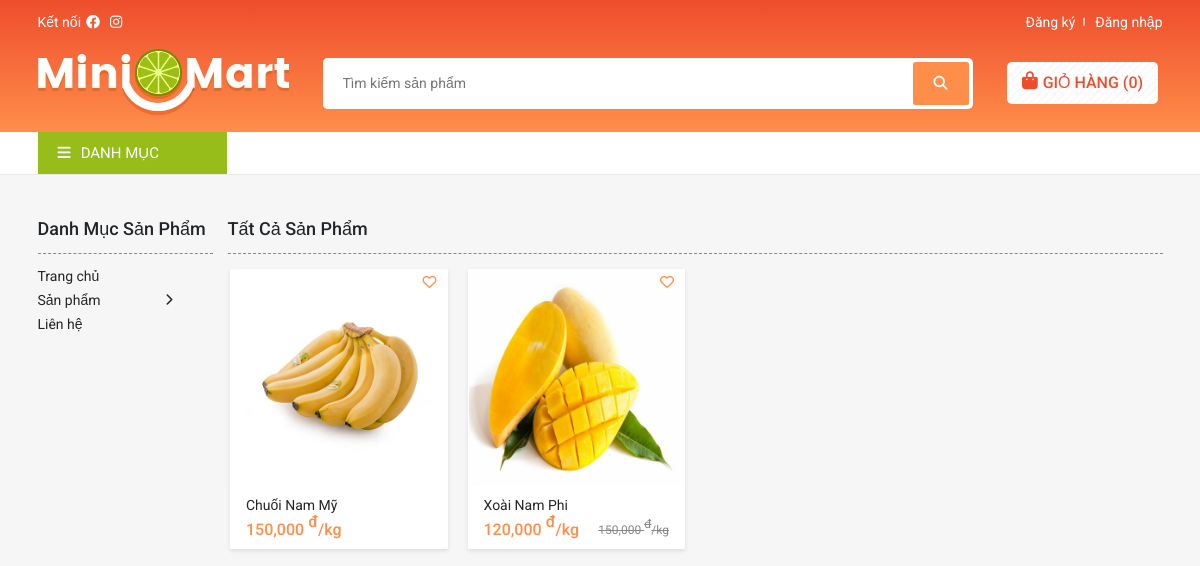
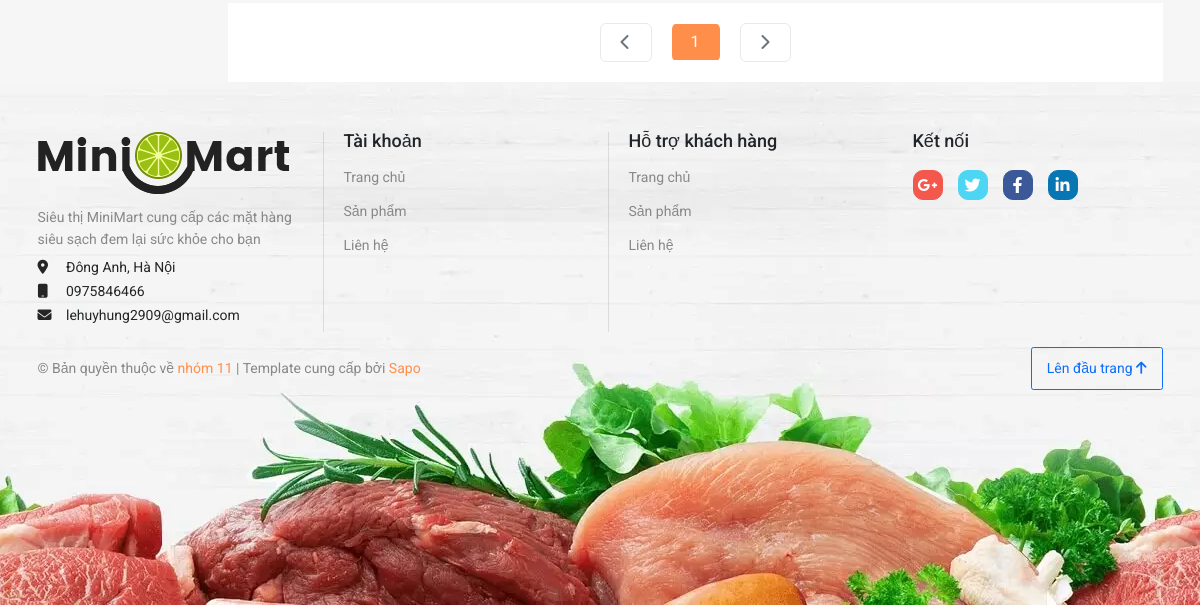
The page /products.php on the database as committed earlier (2 pictures, top to bottom).
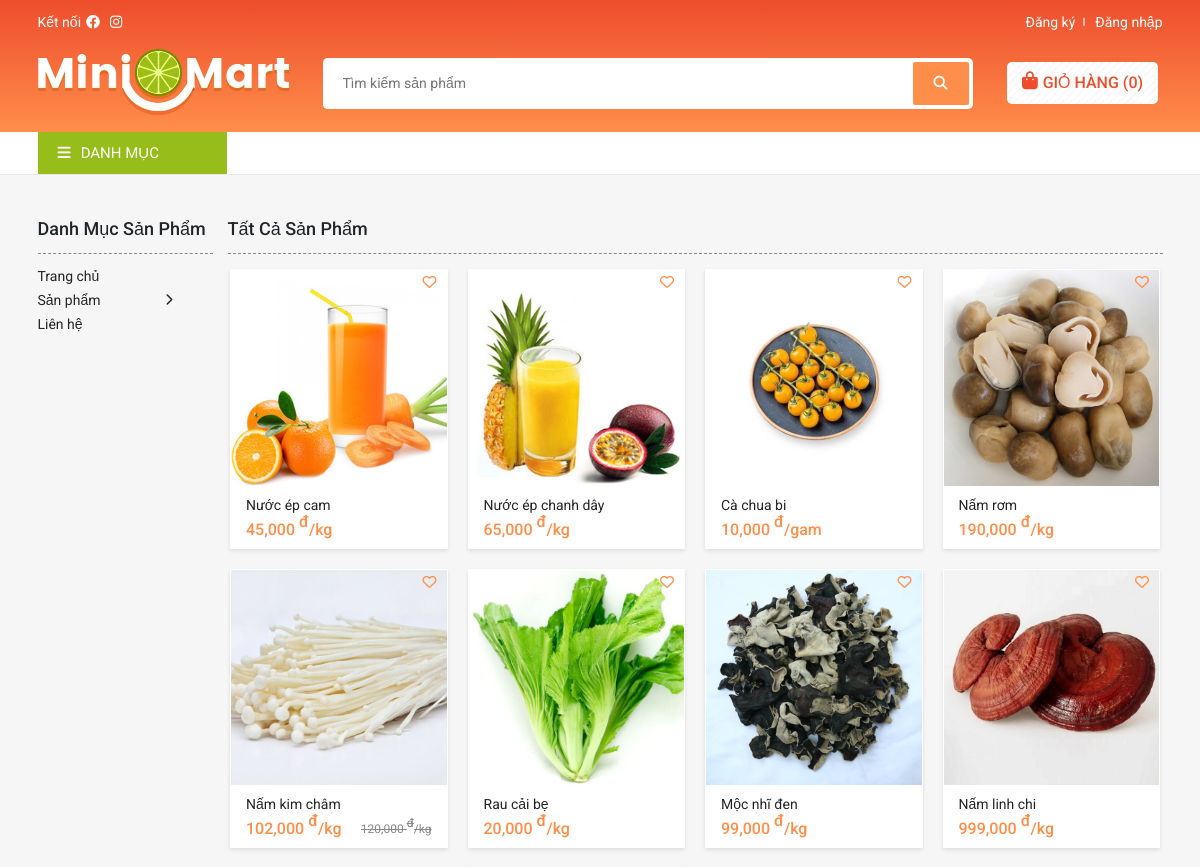
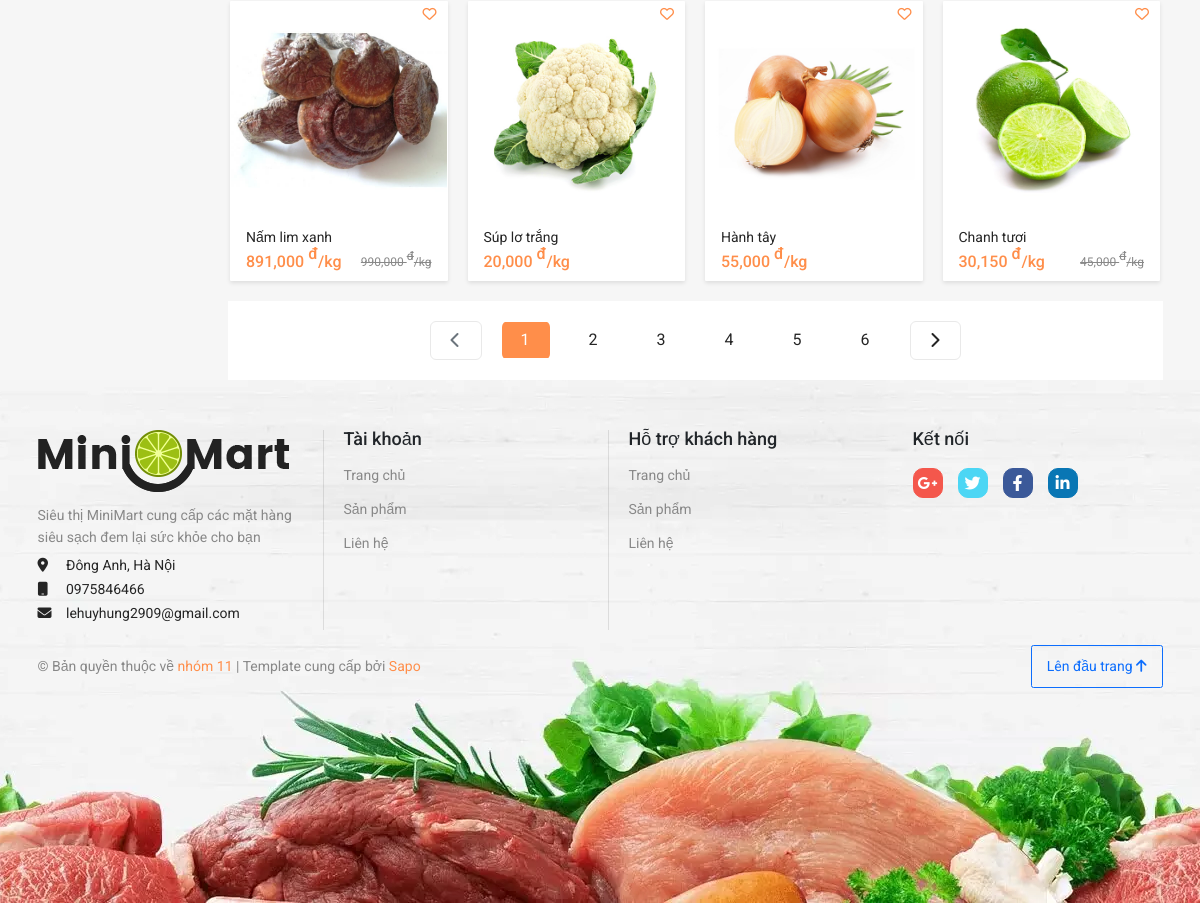
The same page on the database as committed later (2 pictures, top to bottom).
### tables this page shows
CREATE TABLE `product` (
  `id` int(11) NOT NULL,
  `cate_id` int(11) NOT NULL,
  `title` varchar(100) NOT NULL,
  `price` int(11) NOT NULL,
  `unit` varchar(20) NOT NULL,
  `country` varchar(50) NOT NULL,
  `discount` int(11) NOT NULL,
  `quantity` int(11) NOT NULL,
  `description` longtext NOT NULL,
  `created_At` datetime NOT NULL,
  `updated_At` datetime NOT NULL,
  `deleted` int(11) NOT NULL DEFAULT 0
);

CREATE TABLE `galery` (
  `id` int(11) NOT NULL,
  `product_id` int(11) NOT NULL,
  `thumbnail` varchar(500) NOT NULL,
  `created_At` datetime NOT NULL
);

### database/dbhelper.php (called while the page is built, shortened)
<?php
function executeResult($sql, $isSingle = false)
{
    $data = null;
    $cont = mysqli_connect(HOST, USERNAME, PASSWORD, DATABASE);
    mysqli_set_charset($cont, "utf8");
    $result = mysqli_query($cont, $sql);
    if ($isSingle) {
        $data = mysqli_fetch_array($result, 1);
    } else {
        $data = [];
        while (($row = mysqli_fetch_array($result, 1)) != null) {
            $data[] = $row;
        }
    }
    return $data;
}

### products.php (the view, shortened to what this page needs)
<?php
$user = array();
require_once './database/dbhelper.php';
require_once './ultils/ultility.php';
$limit = 12;
$page = 0;
$cateName = "";
if (!empty($_GET)) {
    $page = getGet('page');
    if (empty($page)) {
        $page = 1;
    }
    $cateName = urldecode(getGet('cate'));
} else {
    $page = 1;
}
$page_first_result = ($page - 1) * $limit;
$quantity = count(executeResult("SELECT * FROM product"));
$number_page = ceil($quantity / $limit);
if (empty($cateName)) {
    $sql = "SELECT product.id, title, unit, price, discount, quantity, name FROM product INNER JOIN category ON product.cate_id = category.id WHERE deleted = 0 LIMIT " . $page_first_result . "," . $limit;
} else {
    $sql = "SELECT product.id, title, country, unit, price, discount, quantity, name FROM product INNER JOIN category ON product.cate_id = category.id WHERE deleted = 0 AND name = '$cateName' LIMIT " . $page_first_result . "," . $limit;
}
$products = executeResult($sql);
$img = "SELECT * FROM galery";
$list = executeResult($img);
?>
<!DOCTYPE html>
<html lang="en">
<head>
    <link href="https://cdn.jsdelivr.net/npm/bootstrap@5.1.3/dist/css/bootstrap.min.css" rel="stylesheet"
 />
    <link rel="stylesheet" href="https://cdnjs.cloudflare.com/ajax/libs/font-awesome/6.1.1/css/all.min.css"
 />
    <link rel="stylesheet" href="./dist/css/style.css" />
</head>
<?php
include "./header.php";
include "./navbar.php";
?>
<div class="product-list--wrap container">
    <div class="row">
        <div class="col-md-2">
            <h3 class="product-list__title">Danh mục sản phẩm</h3>
            <div class="sub-menu">
                <ul class="sub-menu__list">
                    <li class="sub-menu__item"><a class="sub-menu__link" href="./index.php">Trang chủ</a></li>
                    <li class="sub-menu__item"><a aria-current="page" class="sub-menu__link sub-menu__link--not">Sản
                            phẩm <i class="fas fa-chevron-right sub-menu__icon"></i></a>
                    </li>
                    <li class="sub-menu__item"><a class="sub-menu__link" href="./feedback.php">Liên hệ</a></li>
                </ul>
            </div>
        </div>
        <div class="col">
            <h3 class="product-list__title"><?=empty($cateName) ? "Tất cả sản phẩm" : $cateName?></h3>
            <div class="product-list row">
                <?php
foreach ($products as $row) {
    $newPrice = (int) $row['price'] - (int) $row['price'] * (int) $row['discount'] / 100;
    $thumbnail = "";
    foreach ($list as $img) {
        if ($img['product_id'] == $row['id']) {
            $thumbnail = $img['thumbnail'];
            break;
        }
    }
    if ($row['discount'] != 0) {
        echo '<form class="product-card--wrap col-md-3" method="POST">
        <div class="product-card">
            <a class="product-card__link" href="./productDetail.php?id=' . $row['id'] . '">
                <div class="product-card__img">
                    <img src="./assets/thumbnail/' . $thumbnail . '"
                        alt="anh">
                </div>
                <div class="product-card__info">
                    <div class="product-card__name" style="-webkit-line-clamp: 1; display: -webkit-box;">' . $row['title'] . '</div>
                    <div class="product-card__price--wrap">
                        <p class="product__price">' . number_format($newPrice) . ' <sup>đ</sup>/' . $row['unit'] . '</p>
                        <p class="product__price--old">' . number_format((int) $row['price']) . ' <sup>đ</sup>/' . $row['unit'] . '</p>
                    </div>
                </div>
            </a>
            <p class="product-card__view--btn"><i class="fas fa-eye"></i></p>
            <p class="product-card__favorite--btn"><i class="far fa-heart"></i></p>
            <input type="text" class="d-none" name="id" value="' . $row['id'] . '">
            <input type="text" class="d-none" name="title" value="' . $row['title'] . '">
            <input type="text" class="d-none" name="thumbnail" value="' . $thumbnail . '">
            <input type="text" class="d-none" name="price" value="' . $newPrice . '">
            <input type="text" class="d-none" name="quantity" value="1">
            <div class="add-cart-btn--wrap">';
        echo '</div>
        </div>
        </form>';
    } else {
        echo '<form class="product-card--wrap col-md-3" method="POST">
        <div class="product-card">
            <a class="product-card__link" href="./productDetail.php?id=' . $row['id'] . '">
                <div class="product-card__img">
                    <img src="./assets/thumbnail/' . $thumbnail . '"
                        alt="anh">
                </div>
                <div class="product-card__info">
                    <div class="product-card__name" style="-webkit-line-clamp: 1; display: -webkit-box;">' . $row['title'] . '</div>
                    <div class="product-card__price--wrap">
                        <p class="product__price">' . number_format((int) $row['price']) . ' <sup>đ</sup>/' . $row['unit'] . '</p>
                    </div>
                </div>
            </a>
            <p class="product-card__view--btn"><i class="fas fa-eye"></i></p>
            <p class="product-card__favorite--btn"><i class="far fa-heart"></i></p>
            <input type="text" class="d-none" name="id" value="' . $row['id'] . '">
            <input type="text" class="d-none" name="title" value="' . $row['title'] . '">
            <input type="text" class="d-none" name="thumbnail" value="' . $thumbnail . '">
            <input type="text" class="d-none" name="price" value="' . $newPrice . '">
            <input type="text" class="d-none" name="quantity" value="1">
            <div class="add-cart-btn--wrap">';
        echo '</div>
        </div>
        </form>';
    }
}
?>
            </div>
            <nav class="pagination--wrap" aria-label="pagination">
                <ul class="pagination pagination-lg">
                    <li class="page-item <?=$page == 1 ? 'disabled' : ''?>">
                        <a class="page-link" aria-label="Previous" href="?cate=<?=$cateName?>&page=<?=$page - 1?>">
                            <span aria-hidden="true" class="pagination-previous"><i class="fas fa-chevron-left"></i>
                            </span>
                        </a>
                    </li>
                    <?php
for ($i = 1; $i <= $number_page; $i++) {
    if ($i == $page) {
        echo '<li class="page-item active">
                <a class="page-link" href="?cate=' . $cateName . '&page=' . $i . '">' . $i . '</a>
            </li>';
    } else {
        echo '<li class="page-item">
                <a class="page-link" href="?cate=' . $cateName . '&page=' . $i . '">' . $i . '</a>
            </li>';
    }
}
?>
                    <li class="page-item <?=$page == $number_page ? 'disabled' : ''?>">
                        <a class="page-link" aria-label="Next" href="?cate=<?=$cateName?>&page=<?=$page + 1?>">
                            <span aria-hidden="true">
                                <i class="fas fa-chevron-right"></i>
                            </span>
                        </a>
                    </li>
                </ul>
            </nav>
        </div>
    </div>
</div>
<?php
include "./footer.php";
?>

### header.php (shortened to what this page needs)
<body>
    <div class="layout">
        <div class="layout__content__background">
            <div class="header" id="header">
                <div class="container">
                    <div class="row py-4">
                        <div class="col">
                            <div class="header__top d-flex justify-content-start align-items-center">
                                <p class="header__top__item">
                                    Kết nối
                                    <a href="https://www.facebook.com/profile.php?id=100011702486663" target="_blank"><i
                                            class="fa-brands fa-facebook mx-2"></i></a>
                                    <a href="https://www.instagram.com/huyhung29901/" target="_blank"><i
                                            class="fa-brands fa-instagram"></i></a>
                                </p>
                            </div>
                        </div>
                        <div class="col">
                            <div class="header__top d-flex justify-content-end align-items-center">
                                <?php
if (!empty($user)) {
    echo "<div class='header__top__item'>
            <i class='header__top__icon fas fa-user-circle'></i>
            <p>" . $user['name'] . "
                <ul class='header__top__item--sub'>
                    <li class='header__top__item--sub__item'>
                        <a href='./user.php'>Tài khoản của tôi</a>
                    </li>
                    <li class='header__top__item--sub__item'>
                        <a href='./user.php?mode=order'>Đơn mua</a>
                    </li>
                    <li class='header__top__item--sub__item'>
                        <a href='./logout.php'>Đăng xuất</a>
                    </li>
                </ul>
            </p>
        </div>";
} else {
    echo "<a
			href='../../../MiniMart/users/signup/'
			class='header__top__item'
			>Đăng ký
		</a>";
    echo "<a
			href='../../../MiniMart/users/login/'
			class='header__top__item'
			>Đăng nhập
		</a>";
}
?>
                            </div>
                        </div>
                    </div>
                    <div class="row pt-2 pb-4">
                        <div class="col-3">
                            <a href='./index.php'>
                                <img src=" ../../MiniMart/assets/pic/logo.png" alt="logo" />
                            </a>
                        </div>
                        <div class="col d-flex align-items-center">
                            <form method="get" class="header__search" action="./search.php">
                                <input type="text" name="search" class="header__search__input" autocomplete="off"
                                    placeholder="Tìm kiếm sản phẩm" />
                                <button class="btn header__search__btn">
                                    <i class="fa-solid fa-magnifying-glass"></i>
                                </button>
                            </form>
                        </div>
                        <div class="col-2 d-flex align-items-center justify-content-center">
                            <div class="header__cart">
                                <div class="cart">
                                    <div class="cart__group"><a class="cart__button" href="./cart.php"
                                            style="background-image: url(./assets/pic/bg_search.png);"><i
                                                class="fas fa-shopping-bag"></i>
                                            <p>GIỎ HÀNG <span
                                                    class="cart__quantity">(<?=(isset($_SESSION['cart']) && count(($_SESSION['cart'])) > 0) ? count($_SESSION['cart']) : "0"?>)</span>
                                            </p>
                                        </a>
                                    </div>
                                </div>
                            </div>
                        </div>
                    </div>
                </div>
            </div>

### navbar.php (shortened to what this page needs)
<div class="navbar--wrap">
    <div class="container">
        <div class="align-items-center row">
            <div class="col-xl-3">
                <nav class="py-0 navbar navbar-expand">
                    <div class="container-fluid">
                        <div class="collapse navbar-collapse">
                            <ul class="w-100 navbar-nav">
                                <li class="dropdown nav-item"><a aria-haspopup="true" href="./products.php"
                                        class="nav-link" aria-expanded="false"><i class="fas fa-bars nav__icon"></i>Danh
                                        mục</a>
                                </li>
                            </ul>
                        </div>
                    </div>
                </nav>
            </div>
        </div>
    </div>
</div>

### footer.php (shortened to what this page needs)
<div class="footer">
    <div class="container">
        <div class="row">
            <div class="col-3">
                <img src="../../../MiniMart//assets/pic/logo_footer.png" alt="logo">
                <p class="footer__text">
                    Siêu thị MiniMart cung cấp các mặt hàng siêu sạch đem lại sức khỏe cho bạn
                </p>
                <p class="footer__link"><i class="fa-solid fa-location-dot"></i> Đông Anh, Hà Nội</p>
                <a href="tel: 0975846466" class="footer__link">
                    <i class="fa-solid fa-mobile"></i> 0975846466
                </a>
                <a href="mailto: lehuyhung2909@gmail.com" class="footer__link">
                    <i class="fa-solid fa-envelope"></i> lehuyhung2909@gmail.com
                </a>
            </div>
            <div class="col-3">
                <ul class="footer__list">
                    <h3 class="footer__list__title">Tài khoản</h3>
                    <li class="footer__item">
                        <a href="./index.php">Trang chủ</a>
                    </li>
                    <li class="footer__item">
                        <a href="./products.php">Sản phẩm</a>
                    </li>
                    <li class="footer__item">
                        <a href="./feedback.php">Liên hệ</a>
                    </li>
                </ul>
            </div>
            <div class="col-3">
                <ul class="footer__list">
                    <h3 class="footer__list__title">Hỗ trợ khách hàng</h3>
                    <li class="footer__item">
                        <a href="./index.php">Trang chủ</a>
                    </li>
                    <li class="footer__item">
                        <a href="./products.php">Sản phẩm</a>
                    </li>
                    <li class="footer__item">
                        <a href="./feedback.php">Liên hệ</a>
                    </li>
                </ul>
            </div>
            <div class="col-3">
                <div class="footer__mail">
                    <div class="footer__social">
                        <h3 class="footer__social__title">Kết nối</h3>
                        <div class="footer__social__list">
                            <p class="footer__social__item"><i class="fab fa-google-plus-g"></i></p>
                            <p class="footer__social__item"><i class="fab fa-twitter"></i></p>
                            <p class="footer__social__item"><i class="fab fa-facebook-f"></i></p>
                            <p class="footer__social__item"><i class="fab fa-linkedin-in"></i></p>
                        </div>
                    </div>
                </div>
            </div>
        </div>
        <div class="d-flex justify-content-between align-items-center py-4">
            <a href="https://template-minimart.mysapo.net/" target="_blank" class="footer__text">© Bản quyền thuộc
                về <span>nhóm 11</span> | Template cung cấp bởi
                <span>Sapo</span>
            </a>
            <button class="btn btn-outline-primary footer__btn">Lên đầu trang
                <i class="fa-solid fa-arrow-up"></i>
            </button>
        </div>
    </div>
</div>
</div>
</div>
</body>
</html>

Rows that differ between the two databases and show on the page:
no longer on this page (row edited): product: galery.thumbnail (picture), title "Chuối Nam Mỹ", price "150,000", unit "kg"
no longer on this page (row edited): product: galery.thumbnail (picture), title "Xoài Nam Phi", newPrice "120,000", unit "kg", price "150,000"
added product: galery.thumbnail (picture), title "Nước ép cam", price "45,000", unit "kg"
added product: galery.thumbnail (picture), title "Nước ép chanh dây", price "65,000", unit "kg"
added product: galery.thumbnail (picture), title "Cà chua bi", price "10,000", unit "gam"
added product: galery.thumbnail (picture), title "Nấm rơm", price "190,000", unit "kg"
added product: galery.thumbnail (picture), title "Nấm kim châm", newPrice "102,000", unit "kg", price "120,000"
added product: galery.thumbnail (picture), title "Rau cải bẹ", price "20,000", unit "kg"
added product: galery.thumbnail (picture), title "Mộc nhĩ đen", price "99,000", unit "kg"
added product: galery.thumbnail (picture), title "Nấm linh chi", price "999,000", unit "kg"
added product: galery.thumbnail (picture), title "Nấm lim xanh", newPrice "891,000", unit "kg", price "990,000"
added product: galery.thumbnail (picture), title "Súp lơ trắng", price "20,000", unit "kg"
added product: galery.thumbnail (picture), title "Hành tây", price "55,000", unit "kg"
added product: galery.thumbnail (picture), title "Chanh tươi", newPrice "30,150", unit "kg", price "45,000"
Other text that changed with them:
new list line: "2"
new list line: "3"
new list line: "4"
new list line: "5"
new list line: "6"
